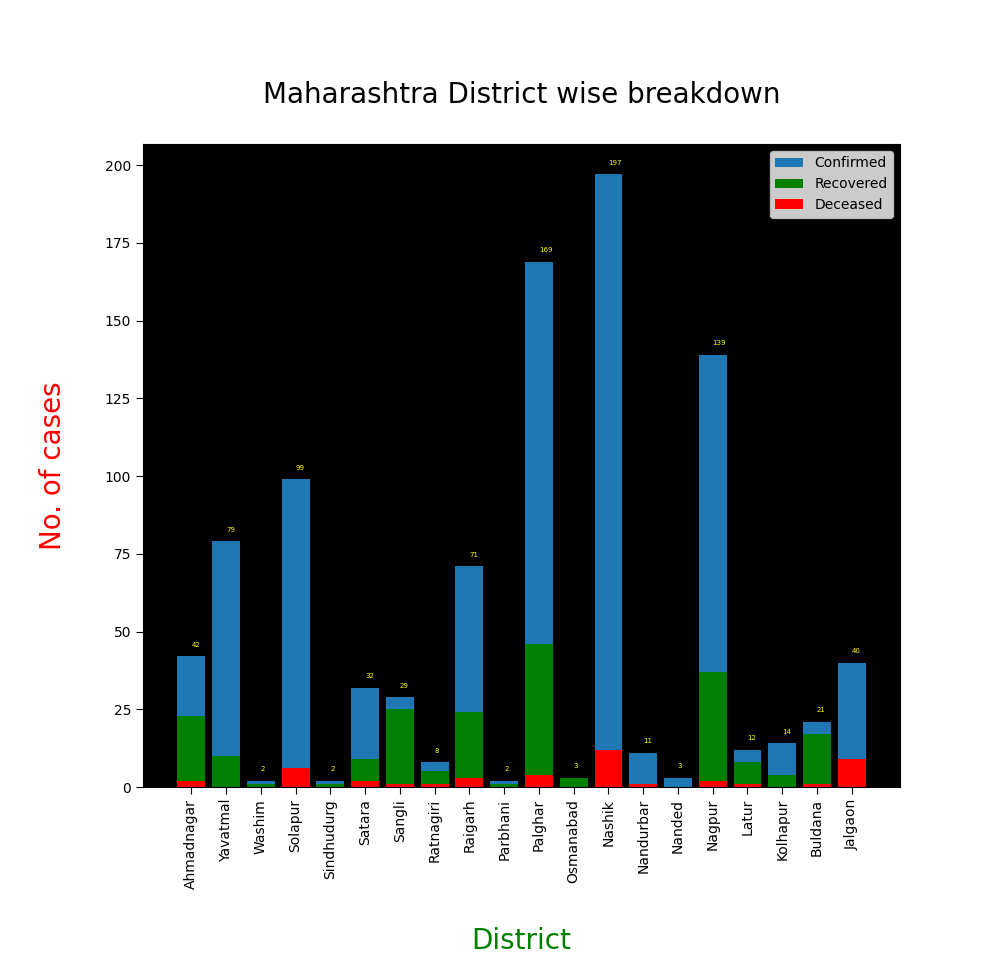

Write the Python code that produced this figure.
import numpy as np
import pandas as pd
import matplotlib.pyplot as plt
 
data = pd.read_csv('district.csv')
data.head()
 
re=data.iloc[:20,5].values
de=data.iloc[:20,4].values
co=data.iloc[:20,3].values
x=list(data.iloc[:20,0])
 
plt.figure(figsize=(10,10))
ax=plt.axes()
 
ax.set_facecolor('black')
#ax.grid(linewidth=0.4, color='blue')
 
 
plt.xticks(rotation='vertical',
           size='10',
           color='black')#ticks of X
 
plt.yticks(size='10',color='black')
 
 
ax.set_xlabel('\nDistrict',size=20,
              color='green')
ax.set_ylabel('No. of cases\n',size=20,
              color='red')
 
 
plt.tick_params(size=5,color='black')
 
 
ax.set_title('Maharashtra District wise breakdown\n',
             size=20,color='Black')
 
plt.bar(x,co,label='re')
plt.bar(x,re,label='re',color='green')
plt.bar(x,de,label='re',color='red')
 
for i,j in zip(x,co):
    ax.annotate(str(int(j)),
                xy=(i,j+3),
                color='Yellow',
                size='5')

plt.legend(['Confirmed','Recovered','Deceased'],
           fontsize=10)
plt.show()
